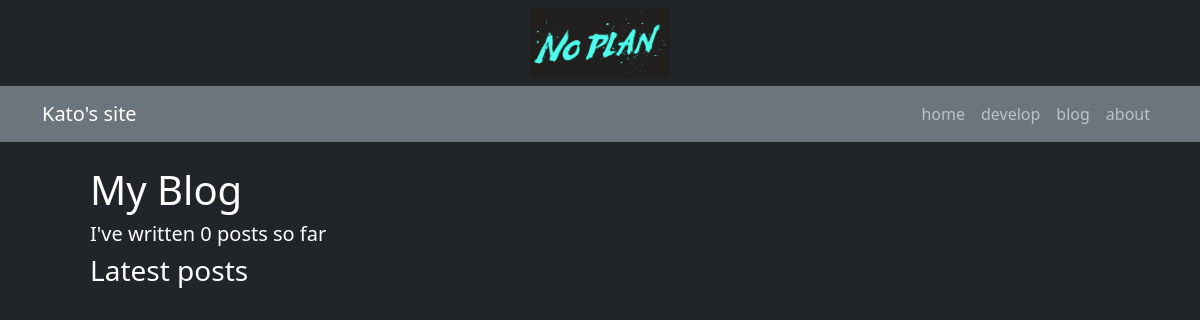
Page /blog/ on the earlier database version.
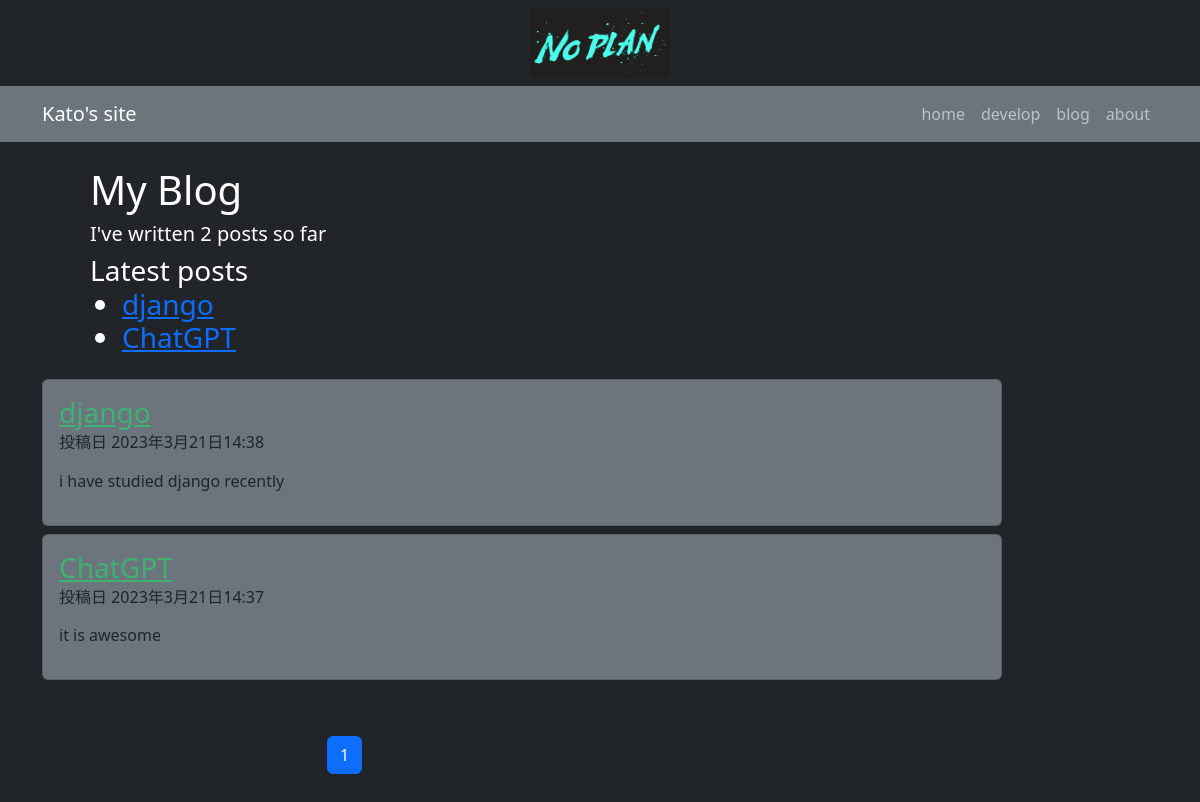
Same page on the later database version.
### blog/models.py (models this page shows, shortened)
class Post(models.Model):
    class Status(models.TextChoices):
        DRAFT = "DF", "Draft"
        PUBLISHED = "PB", "Published"
    title = models.CharField(max_length=50)
    body = models.TextField()
    slug = models.SlugField()
    status = models.CharField(max_length=2
                                ,choices=Status.choices,
                                default=Status.DRAFT)
    publish = models.DateTimeField(default=timezone.now)
    created = models.DateTimeField(auto_now_add=True)
    update = models.DateTimeField(auto_now=True)
    objects = models.Manager()
    published = PublishedManager()
    tags = TaggableManager()
    class Meta:
        ordering = ["-publish"]
        indexes = [
            models.Index(fields=["-publish"])
        ]
    def get_absolute_url(self):
        return reverse("blog:post_detail", args=[
                        self.publish.year,
                        self.publish.month,
                        self.publish.day,
                        self.slug
                        ])

### blog/views.py (the view)
# urls.py: path("blog/", views.PostListView.as_view(), name="list"),
class PostListView(generic.ListView):
    queryset = models.Post.published.all()
    context_object_name = "posts"
    paginate_by = 5
    template_name = "blog/list.html"

### blog/models.py (called while the page is built)
    def get_queryset(self):
        return super().get_queryset()\
            .filter(status=Post.Status.PUBLISHED)

### blog/templatetags/blog_tags.py (called while the page is built)
@register.simple_tag
def total_posts():
    return Post.published.count()

@register.inclusion_tag("blog/latest_posts.html")
def show_latest_posts(count=3):
    latest_posts = Post.published.order_by("-publish")[:count]
    return {"latest_posts": latest_posts}

### templates/blog/list.html (shortened to what this page needs)
{% extends 'blog/base.html' %}
{% load blog_tags %}
{% block content %}
<div class="container">
  <div class="row">
    <div class="col">
        <h1 class="px-5 pt-4">My Blog</h1>
        <h5 class="px-5">I've written {% total_posts %} posts so far</h4>
          <h3 class="px-5">
            Latest posts
            {% show_latest_posts %}
          </h3>
    </div>
  </div>
</div>
<div class="container">
  {% for post in posts %}
  <div class="row my-2">
    <div class="col md-8">
      <div class="card bg-secondary text-dark" style="max-width: 60rem;">
          <div class="card-body">
            <h3 class="card-title">
              <a href="{{ post.get_absolute_url}}" style="color:#3cb371">
                {{ post.title }}
              </a>
            </h3>
            <h6 class="card-subtitle">
              投稿日 {{ post.publish }}
            </h6>
            <p class="card-text">
              {{ post.body|truncatewords:30|linebreaks}}
            </p>
          </div>
        </div>
    </div>
  </div>
  {% endfor %}
  <div class="row justify-content-center">
    <div class="col-6 mt-5">
      {% include "paginator2.html" with page_obj=page_obj %}
    </div>
  </div>
</div>
{% endblock content %}

### templates/blog/latest_posts.html
<ul>
  {% for post in latest_posts %}
    <li>
      <a href="{{ post.get_absolute_url }}">{{ post.title }}</a>
    </li>
  {% endfor %}
</ul>

Differences in the rows shown:
added Post: title "django", publish "2023年3月21日14:38", body "i have studied django recently"
added Post: title "ChatGPT", publish "2023年3月21日14:37", body "it is awesome"
Other differences:
text no longer shown: "0"
text now shown: "2"
new list line: "1"
